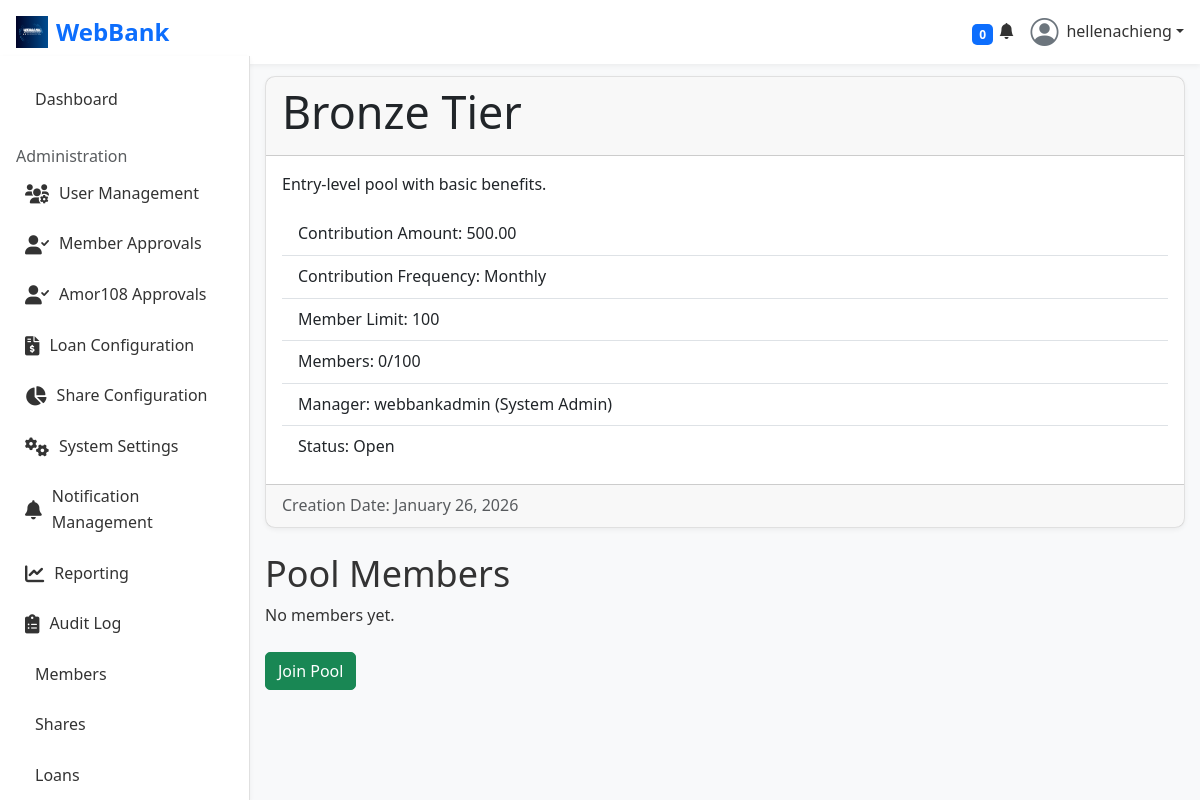
Screenshot of /pools/1/ (signed in) with the database file from the repository.
### accounts/models.py (models this page shows)
class User(AbstractUser):
    USER_TYPES = (
        ('member', 'Member'),
        ('director', 'Director'),
        ('admin', 'System Admin'),
        ('guarantor', 'Guarantor'),
        ('founder', 'Founder'),
    )
    email = models.EmailField(unique=True) # Redefine email to make it unique
    USERNAME_FIELD = 'email'
    REQUIRED_FIELDS = ['first_name', 'last_name', 'phone_number']
    user_type = models.CharField(max_length=20, choices=USER_TYPES, default='member')
    phone_number = models.CharField(max_length=15, blank=True)
    residential_area = models.CharField(max_length=100, blank=True)
    address = models.TextField(blank=True)
    nationality = models.CharField(max_length=50, blank=True)
    id_number = models.CharField(max_length=20, blank=True)
    passport_no = models.CharField(max_length=20, blank=True)
    date_of_birth = models.DateField(null=True, blank=True)
    profile_picture = models.ImageField(upload_to='profiles/', null=True, blank=True)
    member_id = models.CharField(max_length=20, unique=True, null=True, blank=True)
    date_joined_sacco = models.DateField(null=True, blank=True)
    credit_score = models.IntegerField(default=750)
    is_verified = models.BooleanField(default=False)
    PROFILE_VISIBILITY_CHOICES = [
        ('private', 'Private'),
        ('public', 'Public'),
        ('only_me', 'Only Me'),
    ]
    profile_visibility = models.CharField(max_length=10, choices=PROFILE_VISIBILITY_CHOICES, default='private')
    two_factor_enabled = models.BooleanField(default=False) # Controls user preference for 2FA; full 2FA enforcement logic to be implemented separately.
    email_notifications = models.BooleanField(default=True)
    sms_notifications = models.BooleanField(default=False)
    loan_status_notifications = models.BooleanField(default=True)
    payment_reminders = models.BooleanField(default=True)
    share_dividend_notifications = models.BooleanField(default=True)
    system_maintenance_notifications = models.BooleanField(default=False)
    PREFERRED_LANGUAGE_CHOICES = [
        ('en', 'English'),
        ('es', 'Spanish'),
        ('fr', 'French'),
    ]
    preferred_language = models.CharField(max_length=5, choices=PREFERRED_LANGUAGE_CHOICES, default='en')
    PREFERRED_CURRENCY_CHOICES = [
        ('KES', 'KES (Ksh)'),
        ('USD', 'USD ($)'),
        ('EUR', 'EUR (€)'),
    ]
    preferred_currency = models.CharField(max_length=5, choices=PREFERRED_CURRENCY_CHOICES, default='KES')
    dark_mode_enabled = models.BooleanField(default=False)
    preferred_director = models.ForeignKey(
        'self',
        on_delete=models.SET_NULL,
        null=True,
        blank=True,
        related_name='preferred_members',
        limit_choices_to={'user_type': 'director'} # Filter choices to directors only
    )
    def __str__(self):
        return f"{self.username} ({self.get_user_type_display()})"

### pools/models.py (models this page shows, shortened)
class Pool(models.Model):
    CONTRIBUTION_FREQUENCY_CHOICES = (
        ('DAILY', 'Daily'),
        ('MONTHLY', 'Monthly'),
    )
    name = models.CharField(max_length=100, unique=True)
    description = models.TextField(blank=True)
    contribution_amount = models.DecimalField(max_digits=10, decimal_places=2)
    contribution_frequency = models.CharField(max_length=10, choices=CONTRIBUTION_FREQUENCY_CHOICES)
    member_limit = models.PositiveIntegerField()
    is_active = models.BooleanField(default=True)
    is_locked = models.BooleanField(default=False, help_text="Automatically locked when member limit is reached.")
    creation_date = models.DateTimeField(auto_now_add=True)
    allow_guarantees = models.BooleanField(default=False, help_text="Allows members of this pool to guarantee loans.")
    guarantee_exposure_limit = models.DecimalField(
        max_digits=12,
        decimal_places=2,
        default=0.00,
        help_text="Maximum total amount a member can guarantee."
    )
    manager = models.ForeignKey(
        settings.AUTH_USER_MODEL,
        on_delete=models.SET_NULL,
        null=True,
        blank=True,
        related_name='managed_pools',
        limit_choices_to={'user_type__in': ['director', 'admin', 'founder']},
        help_text="The user responsible for managing this pool."
    )
    members = models.ManyToManyField(
        settings.AUTH_USER_MODEL,
        related_name='pools',
        blank=True
    )
    @property
    def member_count(self):
        return self.members.count()

### pools/views.py (the view)
# urls.py: path('<int:pk>/', views.PoolDetailView.as_view(), name='pool_detail'),
class PoolDetailView(Amor108MemberRequiredMixin, DetailView):
    model = Pool
    template_name = 'pools/pool_detail.html'
    context_object_name = 'pool'

### pools/templates/pools/pool_detail.html (shortened to what this page needs)
{% extends "base.html" %}
{% block content %}
  <div class="card">
    <div class="card-header">
      <h2 class="card-title">{{ pool.name }}</h2>
    </div>
    <div class="card-body">
      <p class="card-text">{{ pool.description }}</p>
      <ul class="list-group list-group-flush">
        <li class="list-group-item">Contribution Amount: {{ pool.contribution_amount }}</li>
        <li class="list-group-item">Contribution Frequency: {{ pool.get_contribution_frequency_display }}</li>
        <li class="list-group-item">Member Limit: {{ pool.member_limit }}</li>
        <li class="list-group-item">Members: {{ pool.member_count }}/{{ pool.member_limit }}</li>
        <li class="list-group-item">Manager: {{ pool.manager }}</li>
        <li class="list-group-item">Status: {% if pool.is_locked %}Locked{% else %}Open{% endif %}</li>
      </ul>
    </div>
    <div class="card-footer text-muted">
      Creation Date: {{ pool.creation_date|date:"F d, Y" }}
    </div>
  </div>
  <div class="mt-4">
    <h3>Pool Members</h3>
    {% if pool.members.all %}
      <ul class="list-group">
        {% for member in pool.members.all %}
          <li class="list-group-item">{{ member.username }}</li>
        {% endfor %}
      </ul>
    {% else %}
      <p>No members yet.</p>
    {% endif %}
  </div>
  <div class="mt-4">
      {% if not pool.is_locked and request.user not in pool.members.all %}
          <form method="post" action="{% url 'pools:pool_join' pool.pk %}">
              <button type="submit" class="btn btn-success">Join Pool</button>
          </form>
      {% elif request.user in pool.members.all %}
          <p>You are already a member of this pool.</p>
      {% else %}
          <p>This pool is currently locked.</p>
      {% endif %}
  </div>
{% endblock %}

### templates/base.html (shortened to what this page needs)
{% load static %}
<!DOCTYPE html>
<html lang="en">
<head>
  <link href="https://cdn.jsdelivr.net/npm/bootstrap@5.3.3/dist/css/bootstrap.min.css" rel="stylesheet">
  <link rel="stylesheet" href="https://cdnjs.cloudflare.com/ajax/libs/font-awesome/6.0.0-beta3/css/all.min.css">
  <link rel="stylesheet" href="{% static 'webbank/css/styles.css' %}">
  <link href='https://cdn.boxicons.com/fonts/basic/boxicons.min.css' rel='stylesheet'>
  <link href="https://cdn.jsdelivr.net/npm/bootstrap-icons@1.10.5/font/bootstrap-icons.css" rel="stylesheet">
</head>
<body>
  <nav class="navbar navbar-expand-lg navbar-light bg-light fixed-top px-3">
      <div class="d-flex align-items-center">
          <a class="navbar-brand d-flex align-items-center" href="{% url 'index' %}">
              <img src="{% static 'webbank/images/webbank.png' %}" alt="WebBank Logo" height="32" class="me-2">
              <span class="fw-bold text-primary">WebBank</span>
          </a>
      </div>
      <div class="ms-auto d-flex align-items-center">
          <li class="nav-item dropdown list-unstyled">
              <a class="nav-link nav-icon" href="#" data-bs-toggle="dropdown">
                  <i class="bi bi-bell-fill"></i>
                  <span class="badge bg-primary badge-number me-3">{{ unread_notifications_count|default:0 }}</span>
              </a>
          </li>
          <li class="nav-item dropdown ps-3 list-unstyled">
              <a class="nav-link nav-profile d-flex align-items-center pe-0" href="#" data-bs-toggle="dropdown">
                  {% if user.profile_picture %}
                  <img src="{{ user.profile_picture.url }}" alt="Profile" class="rounded-circle" width="32" height="32">
                  {% else %}
                  <i class="bi bi-person-circle fs-3 text-secondary"></i>
                  {% endif %}
                  <span class="d-none d-md-block dropdown-toggle ps-2">{{ user.get_full_name|default:user.username }}</span>
              </a>
          </li>
      </div>
  </nav>
  <div class="sidebar" id="sidebar">
      {% if user.is_authenticated %}
    {% if user.user_type == 'founder' %}
        <a href="{% url 'admin_panel:founder_dashboard' %}" class="nav-link {% if request.resolver_match.url_name == 'founder_dashboard' %}active{% endif %}">
            <i class='bx bxs-dashboard'></i> Dashboard
        </a>
    {% elif user.user_type == 'admin' %}
        <a href="{% url 'admin_panel:admin_dashboard' %}" class="nav-link {% if request.resolver_match.url_name == 'admin_dashboard' %}active{% endif %}">
             Dashboard
        </a>
    {% else %}
        <a href="{% url 'dashboard:main_dashboard' %}" class="nav-link {% if request.resolver_match.url_name == 'main_dashboard' %}active{% endif %}">
            <i class='bx bxs-dashboard'></i> Dashboard
        </a>
    {% endif %}
      {% if not is_amor108_dashboard %}
      {% if user.user_type == 'founder' or user.user_type == 'admin' %}
      <h6 class="sidebar-heading d-flex justify-content-between align-items-center px-3 mt-4 mb-1 text-muted">
          <span>Administration</span>
      </h6>
      <a href="{% url 'admin_panel:user_list' %}" class="nav-link {% if 'user_' in request.resolver_match.view_name %}active{% endif %}">
          <i class='fas fa-users-cog'></i> User Management
      </a>
      <a href="{% url 'admin_panel:pending_members' %}" class="nav-link {% if 'pending_members' in request.resolver_match.view_name %}active{% endif %}">
          <i class='fas fa-user-check'></i> Member Approvals
      </a>
      <a href="{% url 'admin_panel:pending_amor108_members' %}" class="nav-link {% if 'pending_amor108_members' in request.resolver_match.view_name %}active{% endif %}">
          <i class='fas fa-user-check'></i> Amor108 Approvals
      </a>
      <a href="{% url 'admin_panel:loan_config_panel' %}" class="nav-link {% if 'loan_config' in request.resolver_match.view_name or 'loan_type' in request.resolver_match.view_name %}active{% endif %}">
          <i class='fas fa-file-invoice-dollar'></i> Loan Configuration
      </a>
      <a href="{% url 'admin_panel:share_config_panel' %}" class="nav-link {% if 'share_config' in request.resolver_match.view_name %}active{% endif %}">
          <i class='fas fa-chart-pie'></i> Share Configuration
      </a>
      <a href="{% url 'admin_panel:system_config_panel' %}" class="nav-link {% if 'system_config' in request.resolver_match.view_name %}active{% endif %}">
          <i class='fas fa-cogs'></i> System Settings
      </a>
      <a href="{% url 'admin_panel:notification_settings_panel' %}" class="nav-link {% if 'notification_' in request.resolver_match.view_name %}active{% endif %}">
          <i class='fas fa-bell'></i> Notification Management
      </a>
      <a href="{% url 'admin_panel:reporting_dashboard' %}" class="nav-link {% if 'report' in request.resolver_match.view_name %}active{% endif %}">
          <i class='fas fa-chart-line'></i> Reporting
      </a>
      <a href="{% url 'admin_panel:audit_log_list' %}" class="nav-link {% if 'audit_log' in request.resolver_match.view_name %}active{% endif %}">
          <i class='fas fa-clipboard-list'></i> Audit Log
      </a>
      {% endif %}
      {% if user.user_type == 'admin' %}
      <a href="{% url 'members:members_dashboard' %}" class="nav-link {% if request.resolver_match.url_name == 'members_dashboard' %}active{% endif %}">
           Members
      </a>
      {% endif %}
      <a href="{% url 'shares:shares_dashboard' %}" class="nav-link {% if request.resolver_match.url_name == 'shares_dashboard' %}active{% endif %}">
           Shares
      </a>
      <a href="{% url 'loans:loans_dashboard' %}" class="nav-link {% if request.resolver_match.url_name == 'loans_dashboard' %}active{% endif %}">
           Loans
      </a>
      {% endif %}
      {% endif %}
  </div>
  <div class="content main-content">
      {% block content %}
      {% endblock %}
  </div>
</body>
</html>

### rows the page displays
User: get_full_name "hellenachieng"
Pool: name "Bronze Tier", description "Entry-level pool with basic benefits.", contribution_amount "500.00", contribution_frequency "Monthly", member_limit "100", member_count "0", manager "webbankadmin (System Admin)", creation_date "January 26, 2026"

### other values shown
{{ unread_notifications_count|default:0 }} "0"
